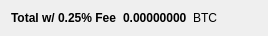
                <widget class="QWidget" name="layoutWidget">
                    <property name="geometry">
                        <rect>
                            <x>10</x>
                            <y>300</y>
                            <width>268</width>
                            <height>19</height>
                        </rect>
                    </property>
                    <layout class="QHBoxLayout" name="horizontalLayout_2">
                        <item>
                            <widget class="QLabel" name="label_19">
                                <property name="font">
                                    <font>
                                        <weight>75</weight>
                                        <bold>true</bold>
                                    </font>
                                </property>
                                <property name="text">
                                    <string>Total w/ 0.25% Fee</string>
                                </property>
                            </widget>
                        </item>
                        <item>
                            <widget class="QLabel" name="SellCostLabel">
                                <property name="palette">
                                    <palette>
                                        <active>
                                            <colorrole role="WindowText">
                                                <brush brushstyle="SolidPattern">
                                                    <color alpha="255">
                                                        <red>0</red>
                                                        <green>0</green>
                                                        <blue>0</blue>
                                                    </color>
                                                </brush>
                                            </colorrole>
                                            <colorrole role="Button">
                                                <brush brushstyle="SolidPattern">
                                                    <color alpha="255">
                                                        <red>0</red>
                                                        <green>170</green>
                                                        <blue>0</blue>
                                                    </color>
                                                </brush>
                                            </colorrole>
                                            <colorrole role="Light">
                                                <brush brushstyle="SolidPattern">
                                                    <color alpha="255">
                                                        <red>0</red>
                                                        <green>255</green>
                                                        <blue>0</blue>
                                                    </color>
                                                </brush>
                                            </colorrole>
                                            <colorrole role="Midlight">
                                                <brush brushstyle="SolidPattern">
                                                    <color alpha="255">
                                                        <red>0</red>
                                                        <green>212</green>
                                                        <blue>0</blue>
                                                    </color>
                                                </brush>
                                            </colorrole>
                                            <colorrole role="Dark">
                                                <brush brushstyle="SolidPattern">
                                                    <color alpha="255">
                                                        <red>0</red>
                                                        <green>85</green>
                                                        <blue>0</blue>
                                                    </color>
                                                </brush>
                                            </colorrole>
                                            <colorrole role="Mid">
                                                <brush brushstyle="SolidPattern">
                                                    <color alpha="255">
                                                        <red>0</red>
                                                        <green>113</green>
                                                        <blue>0</blue>
                                                    </color>
                                                </brush>
                                            </colorrole>
                                            <colorrole role="Text">
                                                <brush brushstyle="SolidPattern">
                                                    <color alpha="255">
                                                        <red>0</red>
                                                        <green>170</green>
                                                        <blue>0</blue>
                                                    </color>
                                                </brush>
                                            </colorrole>
                                            <colorrole role="BrightText">
                                                <brush brushstyle="SolidPattern">
                                                    <color alpha="255">
                                                        <red>255</red>
                                                        <green>255</green>
                                                        <blue>255</blue>
                                                    </color>
                                                </brush>
                                            </colorrole>
                                            <colorrole role="ButtonText">
                                                <brush brushstyle="SolidPattern">
                                                    <color alpha="255">
                                                        <red>0</red>
                                                        <green>0</green>
                                                        <blue>0</blue>
                                                    </color>
                                                </brush>
                                            </colorrole>
                                            <colorrole role="Base">
                                                <brush brushstyle="SolidPattern">
                                                    <color alpha="255">
                                                        <red>255</red>
                                                        <green>255</green>
                                                        <blue>255</blue>
                                                    </color>
                                                </brush>
                                            </colorrole>
                                            <colorrole role="Window">
                                                <brush brushstyle="SolidPattern">
                                                    <color alpha="255">
                                                        <red>0</red>
                                                        <green>170</green>
                                                        <blue>0</blue>
                                                    </color>
                                                </brush>
                                            </colorrole>
                                            <colorrole role="Shadow">
                                                <brush brushstyle="SolidPattern">
                                                    <color alpha="255">
                                                        <red>0</red>
                                                        <green>0</green>
                                                        <blue>0</blue>
                                                    </color>
                                                </brush>
                                            </colorrole>
                                            <colorrole role="AlternateBase">
                                                <brush brushstyle="SolidPattern">
                                                    <color alpha="255">
                                                        <red>127</red>
                                                        <green>212</green>
                                                        <blue>127</blue>
                                                    </color>
                                                </brush>
                                            </colorrole>
                                            <colorrole role="ToolTipBase">
                                                <brush brushstyle="SolidPattern">
                                                    <color alpha="255">
                                                        <red>255</red>
                                                        <green>255</green>
                                                        <blue>220</blue>
                                                    </color>
                                                </brush>
                                            </colorrole>
                                            <colorrole role="ToolTipText">
                                                <brush brushstyle="SolidPattern">
                                                    <color alpha="255">
                                                        <red>0</red>
                                                        <green>0</green>
                                                        <blue>0</blue>
                                                    </color>
                                                </brush>
                                            </colorrole>
                                        </active>
                                        <inactive>
                                            <colorrole role="WindowText">
                                                <brush brushstyle="SolidPattern">
                                                    <color alpha="255">
                                                        <red>0</red>
                                                        <green>0</green>
                                                        <blue>0</blue>
                                                    </color>
                                                </brush>
                                            </colorrole>
                                            <colorrole role="Button">
                                                <brush brushstyle="SolidPattern">
                                                    <color alpha="255">
                                                        <red>0</red>
                                                        <green>170</green>
                                                        <blue>0</blue>
                                                    </color>
                                                </brush>
                                            </colorrole>
                                            <colorrole role="Light">
                                                <brush brushstyle="SolidPattern">
                                                    <color alpha="255">
                                                        <red>0</red>
                                                        <green>255</green>
                                                        <blue>0</blue>
                                                    </color>
                                                </brush>
                                            </colorrole>
                                            <colorrole role="Midlight">
                                                <brush brushstyle="SolidPattern">
                                                    <color alpha="255">
                                                        <red>0</red>
                                                        <green>212</green>
                                                        <blue>0</blue>
                                                    </color>
                                                </brush>
                                            </colorrole>
                                            <colorrole role="Dark">
                                                <brush brushstyle="SolidPattern">
                                                    <color alpha="255">
                                                        <red>0</red>
                                                        <green>85</green>
                                                        <blue>0</blue>
                                                    </color>
                                                </brush>
                                            </colorrole>
                                            <colorrole role="Mid">
                                                <brush brushstyle="SolidPattern">
                                                    <color alpha="255">
                                                        <red>0</red>
                                                        <green>113</green>
                                                        <blue>0</blue>
                                                    </color>
                                                </brush>
                                            </colorrole>
                                            <colorrole role="Text">
                                                <brush brushstyle="SolidPattern">
                                                    <color alpha="255">
                                                        <red>0</red>
                                                        <green>170</green>
                                                        <blue>0</blue>
                                                    </color>
                                                </brush>
                                            </colorrole>
                                            <colorrole role="BrightText">
                                                <brush brushstyle="SolidPattern">
                                                    <color alpha="255">
                                                        <red>255</red>
                                                        <green>255</green>
                                                        <blue>255</blue>
                                                    </color>
                                                </brush>
                                            </colorrole>
                                            <colorrole role="ButtonText">
                                                <brush brushstyle="SolidPattern">
                                                    <color alpha="255">
                                                        <red>0</red>
                                                        <green>0</green>
                                                        <blue>0</blue>
                                                    </color>
                                                </brush>
                                            </colorrole>
                                            <colorrole role="Base">
                                                <brush brushstyle="SolidPattern">
                                                    <color alpha="255">
                                                        <red>255</red>
                                                        <green>255</green>
                                                        <blue>255</blue>
                                                    </color>
                                                </brush>
                                            </colorrole>
                                            <colorrole role="Window">
                                                <brush brushstyle="SolidPattern">
                                                    <color alpha="255">
                                                        <red>0</red>
                                                        <green>170</green>
                                                        <blue>0</blue>
                                                    </color>
                                                </brush>
                                            </colorrole>
                                            <colorrole role="Shadow">
                                                <brush brushstyle="SolidPattern">
                                                    <color alpha="255">
                                                        <red>0</red>
                                                        <green>0</green>
                                                        <blue>0</blue>
                                                    </color>
                                                </brush>
                                            </colorrole>
                                            <colorrole role="AlternateBase">
                                                <brush brushstyle="SolidPattern">
                                                    <color alpha="255">
                                                        <red>127</red>
                                                        <green>212</green>
                                                        <blue>127</blue>
                                                    </color>
                                                </brush>
                                            </colorrole>
                                            <colorrole role="ToolTipBase">
                                                <brush brushstyle="SolidPattern">
                                                    <color alpha="255">
                                                        <red>255</red>
                                                        <green>255</green>
                                                        <blue>220</blue>
                                                    </color>
                                                </brush>
                                            </colorrole>
                                            <colorrole role="ToolTipText">
                                                <brush brushstyle="SolidPattern">
                                                    <color alpha="255">
                                                        <red>0</red>
                                                        <green>0</green>
                                                        <blue>0</blue>
                                                    </color>
                                                </brush>
                                            </colorrole>
                                        </inactive>
                                        <disabled>
                                            <colorrole role="WindowText">
                                                <brush brushstyle="SolidPattern">
                                                    <color alpha="255">
                                                        <red>0</red>
                                                        <green>85</green>
                                                        <blue>0</blue>
                                                    </color>
                                                </brush>
                                            </colorrole>
                                            <colorrole role="Button">
                                                <brush brushstyle="SolidPattern">
                                                    <color alpha="255">
                                                        <red>0</red>
                                                        <green>170</green>
                                                        <blue>0</blue>
                                                    </color>
                                                </brush>
                                            </colorrole>
                                            <colorrole role="Light">
                                                <brush brushstyle="SolidPattern">
                                                    <color alpha="255">
                                                        <red>0</red>
                                                        <green>255</green>
                                                        <blue>0</blue>
                                                    </color>
                                                </brush>
                                            </colorrole>
                                            <colorrole role="Midlight">
                                                <brush brushstyle="SolidPattern">
                                                    <color alpha="255">
                                                        <red>0</red>
                                                        <green>212</green>
                                                        <blue>0</blue>
                                                    </color>
                                                </brush>
                                            </colorrole>
                                            <colorrole role="Dark">
                                                <brush brushstyle="SolidPattern">
                                                    <color alpha="255">
                                                        <red>0</red>
                                                        <green>85</green>
                                                        <blue>0</blue>
                                                    </color>
                                                </brush>
                                            </colorrole>
                                            <colorrole role="Mid">
                                                <brush brushstyle="SolidPattern">
                                                    <color alpha="255">
                                                        <red>0</red>
                                                        <green>113</green>
                                                        <blue>0</blue>
                                                    </color>
                                                </brush>
                                            </colorrole>
                                            <colorrole role="Text">
                                                <brush brushstyle="SolidPattern">
                                                    <color alpha="255">
                                                        <red>0</red>
                                                        <green>85</green>
                                                        <blue>0</blue>
                                                    </color>
                                                </brush>
                                            </colorrole>
                                            <colorrole role="BrightText">
                                                <brush brushstyle="SolidPattern">
                                                    <color alpha="255">
                                                        <red>255</red>
                                                        <green>255</green>
                                                        <blue>255</blue>
                                                    </color>
                                                </brush>
                                            </colorrole>
                                            <colorrole role="ButtonText">
                                                <brush brushstyle="SolidPattern">
                                                    <color alpha="255">
                                                        <red>0</red>
                                                        <green>85</green>
                                                        <blue>0</blue>
                                                    </color>
                                                </brush>
                                            </colorrole>
                                            <colorrole role="Base">
                                                <brush brushstyle="SolidPattern">
                                                    <color alpha="255">
                                                        <red>0</red>
                                                        <green>170</green>
                                                        <blue>0</blue>
                                                    </color>
                                                </brush>
                                            </colorrole>
                                            <colorrole role="Window">
                                                <brush brushstyle="SolidPattern">
                                                    <color alpha="255">
                                                        <red>0</red>
                                                        <green>170</green>
                                                        <blue>0</blue>
                                                    </color>
                                                </brush>
                                            </colorrole>
                                            <colorrole role="Shadow">
                                                <brush brushstyle="SolidPattern">
                                                    <color alpha="255">
                                                        <red>0</red>
                                                        <green>0</green>
                                                        <blue>0</blue>
                                                    </color>
                                                </brush>
                                            </colorrole>
                                            <colorrole role="AlternateBase">
                                                <brush brushstyle="SolidPattern">
                                                    <color alpha="255">
                                                        <red>0</red>
                                                        <green>170</green>
                                                        <blue>0</blue>
                                                    </color>
                                                </brush>
                                            </colorrole>
                                            <colorrole role="ToolTipBase">
                                                <brush brushstyle="SolidPattern">
                                                    <color alpha="255">
                                                        <red>255</red>
                                                        <green>255</green>
                                                        <blue>220</blue>
                                                    </color>
                                                </brush>
                                            </colorrole>
                                            <colorrole role="ToolTipText">
                                                <brush brushstyle="SolidPattern">
                                                    <color alpha="255">
                                                        <red>0</red>
                                                        <green>0</green>
                                                        <blue>0</blue>
                                                    </color>
                                                </brush>
                                            </colorrole>
                                        </disabled>
                                    </palette>
                                </property>
                                <property name="font">
                                    <font>
                                        <weight>75</weight>
                                        <bold>true</bold>
                                    </font>
                                </property>
                                <property name="autoFillBackground">
                                    <bool>false</bool>
                                </property>
                                <property name="text">
                                    <string>0.00000000</string>
                                </property>
                                <property name="textInteractionFlags">
                                    <set>Qt::LinksAccessibleByMouse|Qt::TextSelectableByMouse</set>
                                </property>
                            </widget>
                        </item>
                        <item>
                            <widget class="QLabel" name="label_17">
                                <property name="font">
                                    <font>
                                        <weight>50</weight>
                                        <bold>false</bold>
                                    </font>
                                </property>
                                <property name="text">
                                    <string>BTC</string>
                                </property>
                            </widget>
                        </item>
                    </layout>
                </widget>
